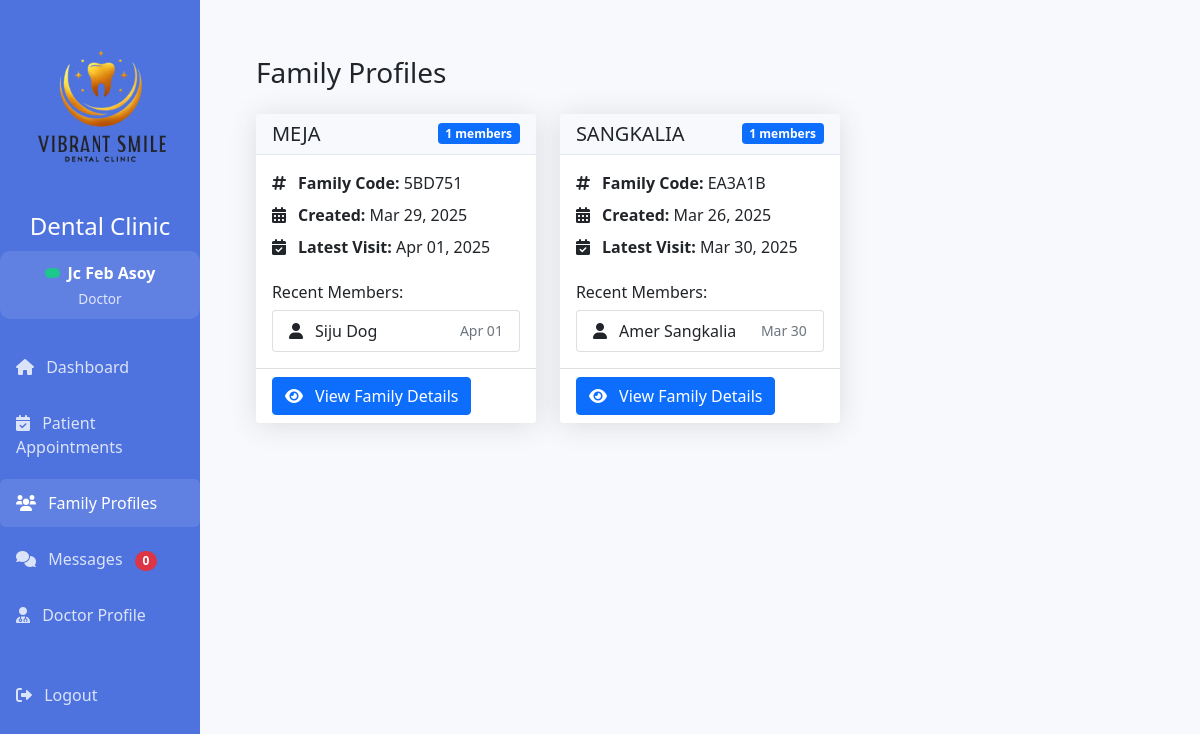
Screenshot of /family_profiles.php (signed in) with the database file from the repository.
### tables this page shows
CREATE TABLE `users` (
  `id` int(11) NOT NULL,
  `username` varchar(50) NOT NULL,
  `password` varchar(255) NOT NULL,
  `role` enum('admin','doctor','patient') NOT NULL,
  `email` varchar(100) NOT NULL,
  `first_name` varchar(50) NOT NULL DEFAULT '',
  `middle_name` varchar(50) NOT NULL DEFAULT '',
  `last_name` varchar(50) NOT NULL DEFAULT '',
  `phone` varchar(20) DEFAULT NULL,
  `created_at` timestamp NOT NULL DEFAULT current_timestamp(),
  `updated_at` timestamp NOT NULL DEFAULT current_timestamp() ON UPDATE current_timestamp(),
  `active` tinyint(1) DEFAULT 1,
  `email_verified` tinyint(1) DEFAULT 0,
  `profile_picture` varchar(255) DEFAULT NULL
);

CREATE TABLE `family_codes` (
  `id` int(11) NOT NULL,
  `code` varchar(10) NOT NULL,
  `name` varchar(100) NOT NULL,
  `created_by` int(11) NOT NULL,
  `created_at` timestamp NOT NULL DEFAULT current_timestamp()
);

CREATE TABLE `patients` (
  `id` int(11) NOT NULL,
  `user_id` int(11) NOT NULL,
  `date_of_birth` date DEFAULT NULL,
  `age` int(11) DEFAULT NULL,
  `gender` enum('male','female') NOT NULL,
  `address` varchar(255) DEFAULT NULL,
  `region` varchar(50) DEFAULT NULL,
  `city` varchar(100) DEFAULT NULL,
  `barangay` varchar(100) DEFAULT NULL,
  `zipcode` varchar(10) DEFAULT NULL,
  `family_code` varchar(10) DEFAULT NULL,
  `family_role` varchar(50) DEFAULT NULL,
  `is_minor` tinyint(1) DEFAULT 0,
  `guardian_name` varchar(100) DEFAULT NULL,
  `guardian_relationship` varchar(50) DEFAULT NULL,
  `guardian_phone` varchar(20) DEFAULT NULL,
  `guardian_email` varchar(100) DEFAULT NULL,
  `guardian_consent` tinyint(1) DEFAULT 0,
  `created_at` timestamp NOT NULL DEFAULT current_timestamp(),
  `updated_at` timestamp NOT NULL DEFAULT current_timestamp() ON UPDATE current_timestamp()
);

### family_profiles.php (the view, shortened to what this page needs)
<?php
require_once "config/database.php";
$user_id = $_SESSION["id"];
$doctor_id = 0;
$sql = "SELECT id FROM doctors WHERE user_id = ?";
if($stmt = mysqli_prepare($conn, $sql)){
    mysqli_stmt_bind_param($stmt, "i", $user_id);
    mysqli_stmt_execute($stmt);
    $result = mysqli_stmt_get_result($stmt);
    if($row = mysqli_fetch_assoc($result)){
        $doctor_id = $row['id'];
    }
}
$sql = "SELECT fc.*,
        COUNT(DISTINCT p.id) as total_members,
        MAX(a.appointment_date) as latest_visit
        FROM family_codes fc
        JOIN patients p ON fc.code = p.family_code
        JOIN appointments a ON p.id = a.patient_id
        WHERE a.doctor_id = ?
        GROUP BY fc.id
        ORDER BY latest_visit DESC";
$families = [];
if($stmt = mysqli_prepare($conn, $sql)){
    mysqli_stmt_bind_param($stmt, "i", $doctor_id);
    mysqli_stmt_execute($stmt);
    $result = mysqli_stmt_get_result($stmt);
    while($row = mysqli_fetch_assoc($result)){
        $families[] = $row;
    }
}
$current_page = "family_profiles";
include "includes/header.php";
?>
<div class="container-fluid py-4">
    <div class="d-sm-flex align-items-center justify-content-between mb-4">
        <h1 class="h3 mb-0 text-gray-800">Family Profiles</h1>
    </div>
    <?php if(empty($families)): ?>
    <div class="card">
        <div class="card-body text-center py-5">
            <i class="fas fa-users fa-4x text-muted mb-3"></i>
            <h4 class="text-muted">No Family Profiles Found</h4>
            <p class="text-muted">You haven't seen any patients with family connections yet.</p>
        </div>
    </div>
    <?php else: ?>
    <div class="row">
        <?php foreach($families as $family): ?>
        <div class="col-md-6 col-lg-4 mb-4">
            <div class="card h-100">
                <div class="card-header d-flex justify-content-between align-items-center">
                    <h5 class="m-0 font-weight-bold"><?php echo htmlspecialchars($family['name']); ?></h5>
                    <span class="badge bg-primary"><?php echo $family['total_members']; ?> members</span>
                </div>
                <div class="card-body">
                    <p class="mb-2">
                        <i class="fas fa-hashtag me-2"></i>
                        <strong>Family Code:</strong> <?php echo htmlspecialchars($family['code']); ?>
                    </p>
                    <p class="mb-2">
                        <i class="fas fa-calendar-alt me-2"></i>
                        <strong>Created:</strong> <?php echo date('M d, Y', strtotime($family['created_at'])); ?>
                    </p>
                    <p class="mb-2">
                        <i class="fas fa-calendar-check me-2"></i>
                        <strong>Latest Visit:</strong> <?php echo date('M d, Y', strtotime($family['latest_visit'])); ?>
                    </p>
                    <?php
                    $members_sql = "SELECT p.id, u.first_name, u.last_name,
                                   COUNT(a.id) as appointment_count,
                                   MAX(a.appointment_date) as last_visit
                                   FROM patients p
                                   JOIN users u ON p.user_id = u.id
                                   JOIN appointments a ON p.id = a.patient_id
                                   WHERE p.family_code = ? AND a.doctor_id = ?
                                   GROUP BY p.id
                                   ORDER BY last_visit DESC
                                   LIMIT 3";
                    $members = [];
                    if($stmt = mysqli_prepare($conn, $members_sql)){
                        mysqli_stmt_bind_param($stmt, "si", $family['code'], $doctor_id);
                        mysqli_stmt_execute($stmt);
                        $members_result = mysqli_stmt_get_result($stmt);
                        while($member = mysqli_fetch_assoc($members_result)){
                            $members[] = $member;
                        }
                    }
                    ?>
                    <h6 class="mt-4 mb-2">Recent Members:</h6>
                    <ul class="list-group">
                    <?php foreach($members as $member): ?>
                        <li class="list-group-item d-flex justify-content-between align-items-center">
                            <div>
                                <i class="fas fa-user me-2"></i>
                                <?php echo htmlspecialchars($member['first_name'] . ' ' . $member['last_name']); ?>
                            </div>
                            <div class="text-muted small">
                                <?php echo date('M d', strtotime($member['last_visit'])); ?>
                            </div>
                        </li>
                    <?php endforeach; ?>
                    </ul>
                </div>
                <div class="card-footer bg-white">
                    <a href="doctor_patient_family.php?patient_id=<?php echo $members[0]['id']; ?>" class="btn btn-primary btn-block">
                        <i class="fas fa-eye me-2"></i> View Family Details
                    </a>
                </div>
            </div>
        </div>
        <?php endforeach; ?>
    </div>
    <?php endif; ?>
</div>
<?php include "includes/footer.php"; ?>

### includes/header.php (shortened to what this page needs)
<?php
require_once __DIR__ . "/../config/database.php";
?>
<!DOCTYPE html>
<html lang="en">
<head>
    <link href="https://cdn.jsdelivr.net/npm/bootstrap@5.1.3/dist/css/bootstrap.min.css" rel="stylesheet">
    <link href="https://cdnjs.cloudflare.com/ajax/libs/font-awesome/6.0.0/css/all.min.css" rel="stylesheet">
    <link href='https://cdnjs.cloudflare.com/ajax/libs/fullcalendar/3.10.2/fullcalendar.min.css' rel='stylesheet' />
</head>
<body>
    <div class="container-fluid">
        <div class="row">
            <div class="col-md-3 col-lg-2 px-0 sidebar">
                <div class="text-center mb-4">
                    <img src="assets/images/logo_vibrant.png" alt="Dental Clinic Logo" class="img-fluid mb-3" style="max-width: 180px; height: auto;">
                    <h4 class="text-white">Dental Clinic</h4>
                    <?php if(isset($_SESSION["role"])): ?>
                    <div class="user-status-container">
                        <div class="d-flex align-items-center justify-content-center">
                            <div class="online-indicator"></div>
                            <span class="user-fullname">
                                <?php
                                $user_id = $_SESSION['id'];
                                $sql = "SELECT first_name, last_name FROM users WHERE id = ?";
                                $stmt = mysqli_prepare($conn, $sql);
                                mysqli_stmt_bind_param($stmt, "i", $user_id);
                                mysqli_stmt_execute($stmt);
                                $result = mysqli_stmt_get_result($stmt);
                                $user = mysqli_fetch_assoc($result);
                                if($user) {
                                    echo htmlspecialchars($user['first_name'] . " " . $user['last_name']);
                                } else {
                                    echo "User";
                                }
                                ?>
                            </span>
                        </div>
                        <div class="user-role"><?php echo ucfirst($_SESSION["role"]); ?></div>
                    </div>
                    <?php endif; ?>
                </div>
                <ul class="nav flex-column">
                    <li class="nav-item">
                        <a class="nav-link <?php echo isset($current_page) && $current_page === 'dashboard' ? 'active' : ''; ?>" href="./dashboard.php">
                            <i class="fas fa-home me-2"></i> Dashboard
                        </a>
                    </li>
                    <?php if($_SESSION["role"] == "patient"): ?>
                    <li class="nav-item">
                        <a class="nav-link <?php echo isset($current_page) && $current_page === 'appointments' ? 'active' : ''; ?>" href="./appointments.php">
                            <i class="fas fa-calendar-alt me-2"></i> My Appointments
                        </a>
                    </li>
                    <li class="nav-item">
                        <a class="nav-link <?php echo isset($current_page) && $current_page === 'patient_medical_history' ? 'active' : ''; ?>" href="./patient_medical_history.php">
                            <i class="fas fa-notes-medical me-2"></i> Medical History
                        </a>
                    </li>
                    <li class="nav-item">
                        <a class="nav-link <?php echo isset($current_page) && $current_page === 'family_profile' ? 'active' : ''; ?>" href="./family_profile.php">
                            <i class="fas fa-users me-2"></i> Family Profile
                        </a>
                    </li>
                    <li class="nav-item">
                        <a class="nav-link <?php echo isset($current_page) && $current_page === 'messaging' ? 'active' : ''; ?>" href="./messaging.php">
                            <i class="fas fa-comments me-2"></i> Messages
                            <span class="badge bg-danger rounded-pill ms-2" id="unreadMessagesCount">0</span>
                        </a>
                    </li>
                    <li class="nav-item">
                        <a class="nav-link <?php echo isset($current_page) && $current_page === 'profile' ? 'active' : ''; ?>" href="./profile.php">
                            <i class="fas fa-user me-2"></i> My Profile
                        </a>
                    </li>
                    <?php elseif($_SESSION["role"] == "doctor"): ?>
                    <li class="nav-item">
                        <a class="nav-link <?php echo isset($current_page) && $current_page === 'appointments' ? 'active' : ''; ?>" href="./appointments.php">
                            <i class="fas fa-calendar-check me-2"></i> Patient Appointments
                        </a>
                    </li>
                    <li class="nav-item">
                        <a class="nav-link <?php echo isset($current_page) && $current_page === 'family_profiles' ? 'active' : ''; ?>" href="./family_profiles.php">
                            <i class="fas fa-users me-2"></i> Family Profiles
                        </a>
                    </li>
                    <li class="nav-item">
                        <a class="nav-link" href="./doctor_messaging.php">
                            <i class="fas fa-comments me-2"></i> Messages
                            <span class="badge bg-danger rounded-pill ms-2" id="unreadMessagesCount">0</span>
                        </a>
                    </li>
                    <li class="nav-item">
                        <a class="nav-link <?php echo isset($current_page) && $current_page === 'profile' ? 'active' : ''; ?>" href="./profile.php">
                            <i class="fas fa-user-md me-2"></i> Doctor Profile
                        </a>
                    </li>
                    <?php endif; ?>
                    <li class="nav-item mt-4">
                        <a class="nav-link" href="logout.php">
                            <i class="fas fa-sign-out-alt me-2"></i> Logout
                        </a>
                    </li>
                </ul>
            </div>
            <div class="col-md-9 col-lg-10 main-content">

### includes/header.php (style rules this page uses)
body { background: #f8f9fc; }
.sidebar { min-height: 100vh; background: #4e73df; color: white; padding: 1rem; position: fixed; width: 16.66%; overflow-y: auto; z-index: 100; }
.sidebar .nav-link { color: rgba(255,255,255,.8); padding: 0.75rem 1rem; border-radius: 0.35rem; margin-bottom: 0.5rem; }
.sidebar .nav-link.active { background: rgba(255,255,255,.1); color: white; }
.main-content { padding: 2rem; margin-left: 16.66%; }
.card { border: none; border-radius: 0.35rem; box-shadow: 0 0.15rem 1.75rem 0 rgba(58, 59, 69, 0.15); }
.card-header { background-color: #f8f9fc; border-bottom: 1px solid #e3e6f0; }
.user-status-container { background: rgba(255, 255, 255, 0.1); border-radius: 10px; padding: 10px; margin-top: 10px; }
.user-fullname { font-weight: 600; margin-left: 8px; }
.user-role { font-size: 0.85rem; opacity: 0.8; margin-top: 4px; }
.online-indicator { width: 10px; height: 10px; background-color: #1cc88a; border-radius: 50%; display: inline-block; margin-right: 5px; position: relative; }
.online-indicator::after { content: ''; position: absolute; width: 100%; height: 100%; background-color: #1cc88a; border-radius: 50%; animation: pulse 2s infinite; }

### rows the page displays
users: first_name+last_name "Jc Feb Asoy"
family_codes: name "MEJA", total_members "1", code "5BD751", created_at "Mar 29, 2025", latest_visit "Apr 01, 2025"
patients: user.last_name "Siju Dog", last_visit "Apr 01"
family_codes: name "SANGKALIA", total_members "1", code "EA3A1B", created_at "Mar 26, 2025", latest_visit "Mar 30, 2025"
patients: user.last_name "Amer Sangkalia", last_visit "Mar 30"

### other values shown
$_SESSION["role"] "Doctor"
